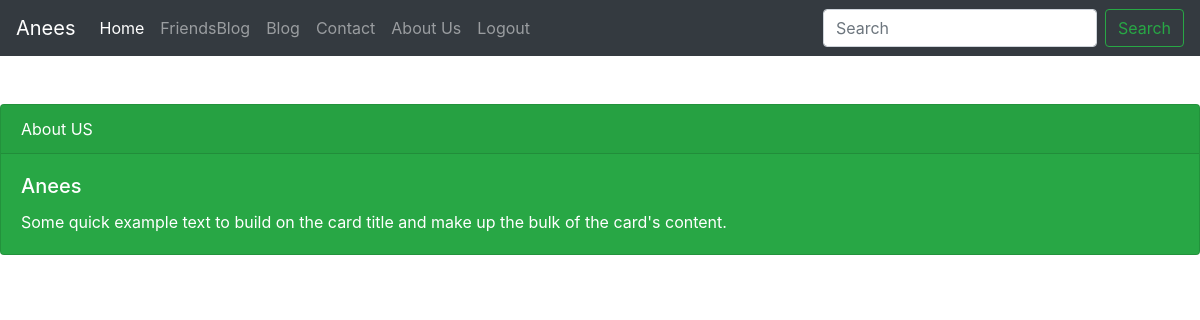
/handleFriendsBlog (signed in), run on an earlier commit of the app's database.
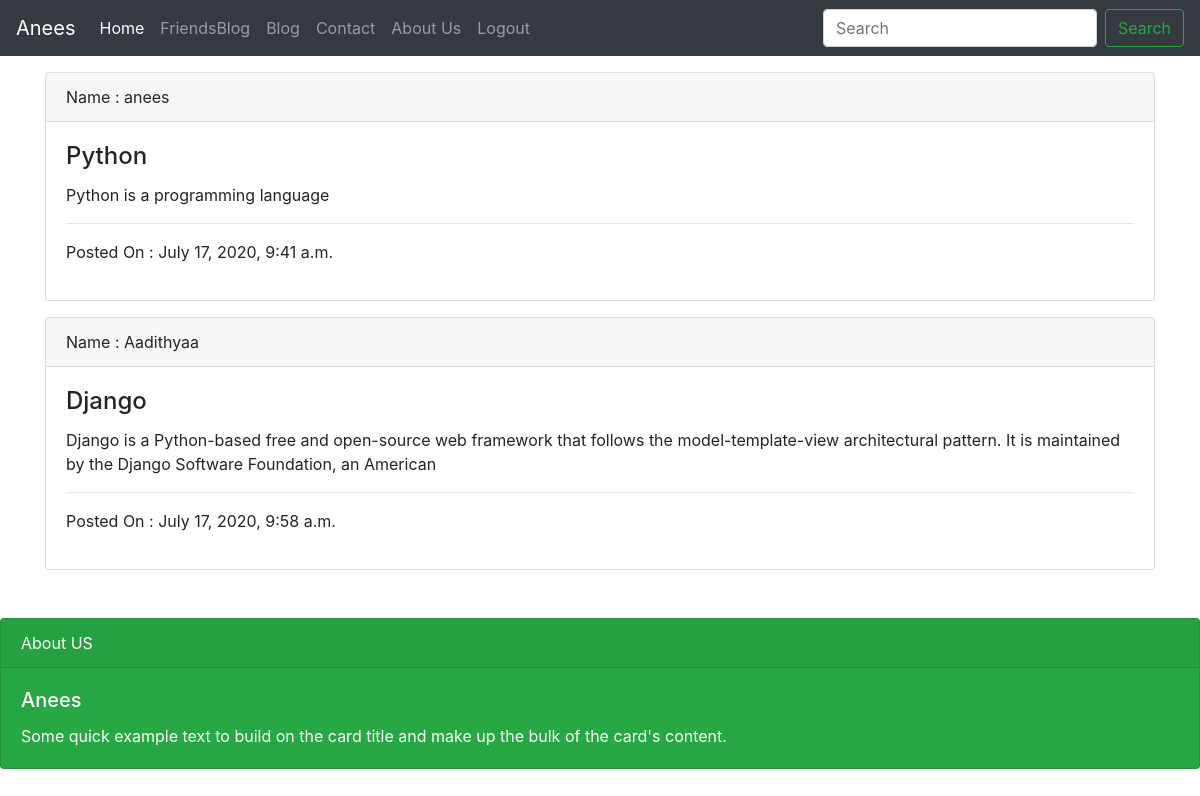
And on a later commit of the database.
### app/models.py (models this page shows, shortened)
class BlogPost(models.Model):
    sno=models.AutoField(primary_key=True)
    title=models.CharField(max_length=50)
    content=models.TextField()
    name=models.CharField(max_length=25)
    timeStamp = models.DateTimeField(blank=True)

### app/views.py (the view)
# urls.py: path('handleFriendsBlog',views.friends,name='friends'),
def friends(request):
    if not request.user.is_authenticated:
        messages.error(request,"please login and try again")
        return redirect('/login')
    allPosts=BlogPost.objects.all()
    context = {'allPosts':allPosts}
    return render(request,'friends.html', context)

### templates/friends.html (shortened to what this page needs)
{% extends 'basic.html' %}
{% block body %}
{% for post in allPosts %}
<div class="container mt-3">
<div class="card">
<div class="card-header">
Name : {{post.name}}
</div>
<div class="card-body">
<h4 class="card-title">{{post.title}} </h4>
<p class="card-text">{{post.content}} </p>
<hr>
<p>Posted On : {{post.timeStamp}}</p>
</div>
</div>
</div>
{% endfor %}
{% endblock body %}

What changed in the data, as far as the page shows it:
added BlogPost: name "anees", title "Python", content "Python is a programming language", timeStamp "July 17, 2020, 9:41 a.m."
added BlogPost: name "Aadithyaa", title "Django", content "Django is a Python-based free and open-source web framework that follows the model-template-view architectural pattern. It is maintained by the Django Software Foundation, an American", timeStamp "July 17, 2020, 9:58 a.m."
